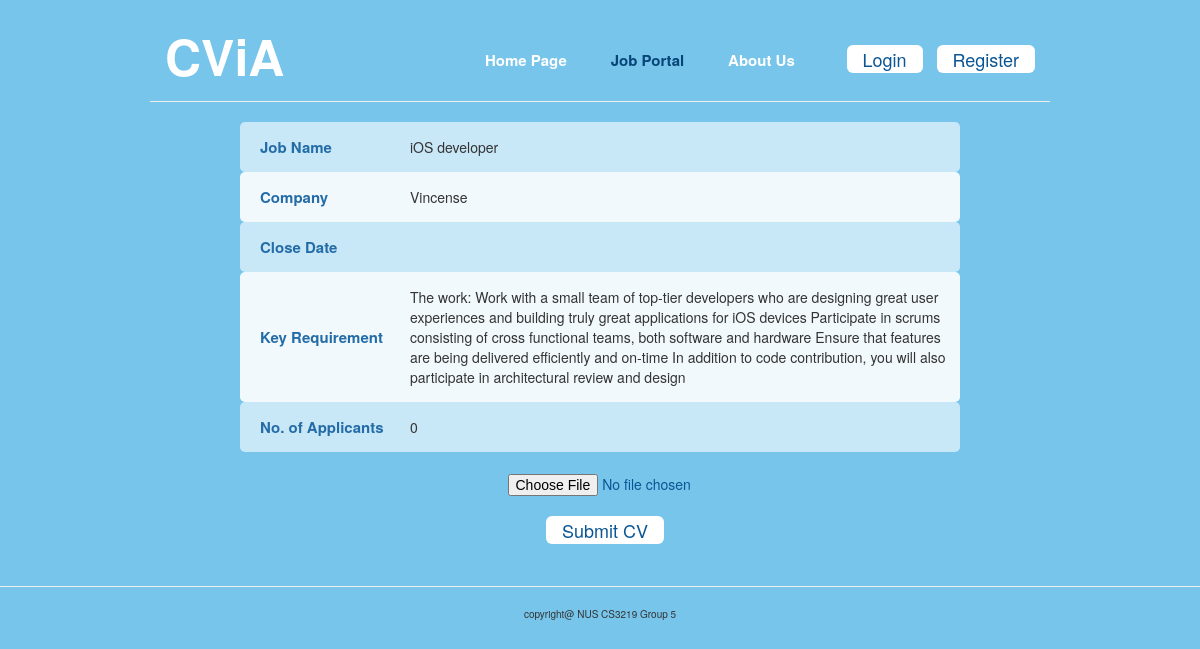
Page /view/jobPage.php?job=3 on the earlier database version.
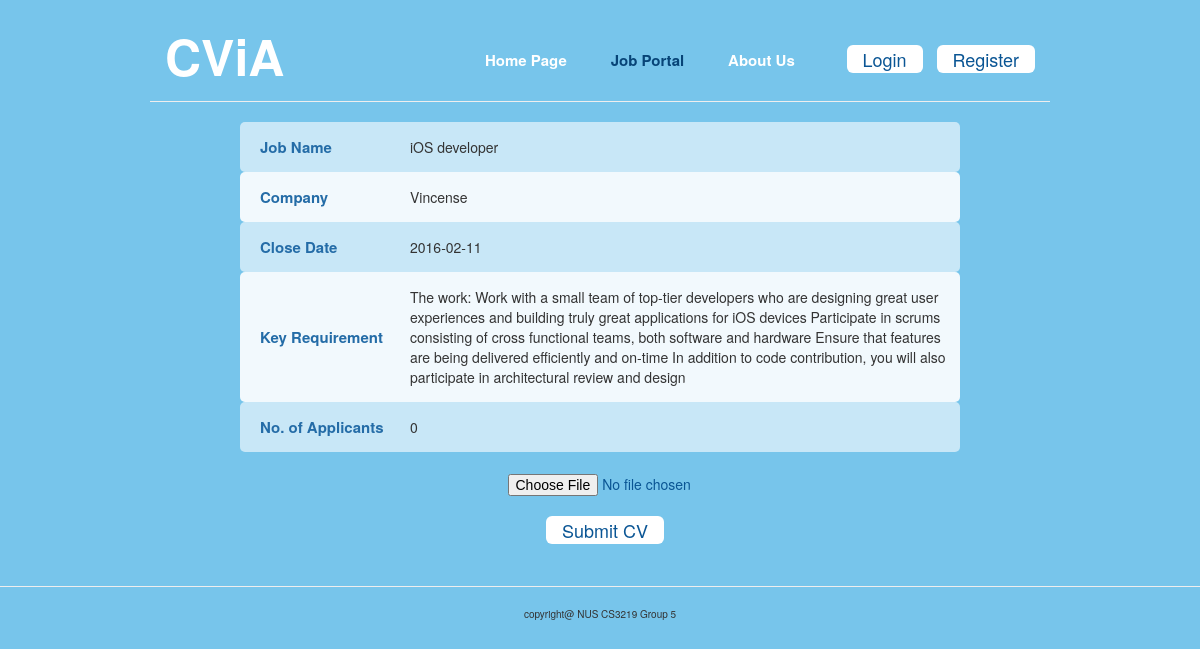
Same page on the later database version.
### tables this page shows
CREATE TABLE `job` (
`job_id` int(10) NOT NULL,
  `owner_id` int(10) NOT NULL,
  `job_title` varchar(255) NOT NULL,
  `job_description` varchar(2550) NOT NULL,
  `job_keyword` varchar(255) DEFAULT NULL,
  `keyword_importance` varchar(255) NOT NULL,
  `job_company` varchar(255) DEFAULT NULL,
  `job_duedate` varchar(10) DEFAULT NULL,
  `job_postdate` varchar(10) NOT NULL
);

### includes/config.php (called while the page is built, shortened)
<?php
try {
	$db = new PDO("mysql:host=".DBHOST.";port=3306;dbname=".DBNAME, DBUSER, DBPASS);
	$db->setAttribute(PDO::ATTR_ERRMODE, PDO::ERRMODE_EXCEPTION);
} catch(PDOException $e) {
    echo '<p class="bg-danger">'.$e->getMessage().'</p>';
    exit;
}
$user = new User($db);
?>

### view/jobPage.php (the view, shortened to what this page needs)
<!DOCTYPE html>
<html lang="en">
  <head>
    <link href="css/bootstrap.min.css" rel="stylesheet">
    <link href="css/indexcss.css" rel="stylesheet">
  </head>
  <body>
    <?php
      require_once('../controller/processAction.php');
      $jobID = $_GET["job"];
      $sql = "SELECT * FROM ".JOB_TABLE." WHERE job_id = ".$jobID;
      $jobResult = mysql_query($sql);
      $row = mysql_fetch_assoc($jobResult);
      $sql = "SELECT * FROM ".CV_TABLE." WHERE cv_job_id = ".$jobID;
      $result = mysql_query($sql);
    ?>
    <div id="wrapper">
      <div class="header">
        <div class="logoSection span_4 column">
          <p id="bigHeading">CViA</p>
        </div>
        <div class="tabSection span_8 column">
          <div class="tabs">
            <a href="index.php">Home Page</a>
            <a href="jobPortal.php" style="color:rgb(7, 68, 119);">Job Portal</a>
            <a href="aboutUs.php">About Us</a>
          </div>
          <div class="buttons">
            <?php
              if ($user->is_logged_in()){
                echo "<button id=\"LogoutButton\" type=\"button\" class=\"btn btn-default btn-lg\">Logout</button>";
              } else {
                echo "<button id=\"LoginButton\" type=\"button\" class=\"btn btn-default btn-lg\">Login</button>
                      <button id=\"RegisterButton\" type=\"button\" class=\"btn btn-default btn-lg\">Register</button>";
              }
            ?>
          </div>
        </div>
      </div>
      <hr>
      <div class="jobDescriptionPane">
        <table class="jobDescriptionTable">
          <tr class="oddLine">
            <td class="jtLabel">Job Name</td>
            <td><?php echo $row["job_title"]?></td>
          </tr>
          <tr class="evenLine">
            <td class="jtLabel">Company</td>
            <td><?php echo $row["job_company"]?></td>
          </tr>
          <tr class="oddLine">
            <td class="jtLabel">Close Date</td>
            <td><?php echo $row["job_duedate"]?></td>
          </tr>
          <tr class="evenLine">
            <td class="jtLabel">Key Requirement</td>
            <td class="jtDescription"><?php echo $row["job_description"]?></td>
          </tr>
          <tr class="oddLine">
            <td class="jtLabel">No. of Applicants</td>
            <td>
              <?php
                $numrows = mysql_num_rows($result);
                echo $numrows;
              ?>
            </td>
          </tr>
        </table>
      </div>
      <div id="body">
        <div id="uploadCVSection">
        <?php
          echo '<form id="phpCVForm" action="../controller/uploadCV.php?jobID='.$jobID.'" method="post" enctype="multipart/form-data">';
        ?>
          <input id="phpCVButton" type="file" name="myFile" accept="application/pdf" value="Choose CV to Upload" />
          <button class="UploadCVButton btn btn-default btn-lg" button type="submit" name="btn-upload">Submit CV</button>
        </form>
        </div>
        <br/><br/>
      </div>
    </div>
    <hr>
    <footer>
    <p>copyright@ NUS CS3219 Group 5</p>
  </footer>
  </body>
</html>

Differences in the rows shown:
changed job "iOS developer": job_duedate (not shown) → "2016-02-11"
